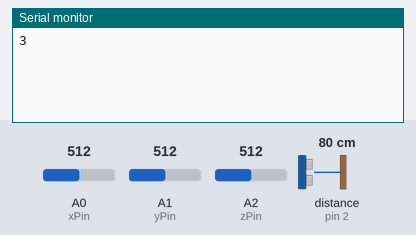
Bench run of a sketch on a simulated Arduino Uno, built with avr-gcc and run on an emulated ATmega328P. Parts: the last lines printed to the serial monitor. The inputs (shaded band) are chosen by the test bench; at power-on: distance to the obstacle (sensor on pin 2) 80 cm, A0 (xPin) = 512, A1 (yPin) = 512, A2 (zPin) = 512.

Above: at 1.2 s.
1.3 s: distance to the obstacle (sensor on pin 2) set to 2 cm
At 2.6 s:
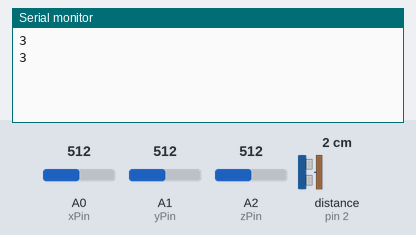
2.8 s: A0 (xPin) set to 230
At 3.6 s:
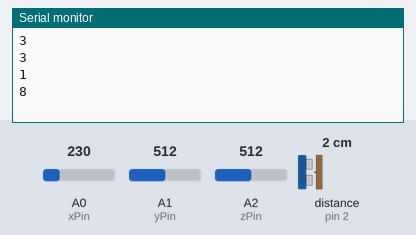
Timing chart, 0 to 5.8 s (numbered marks = the images above; inputs shaded):
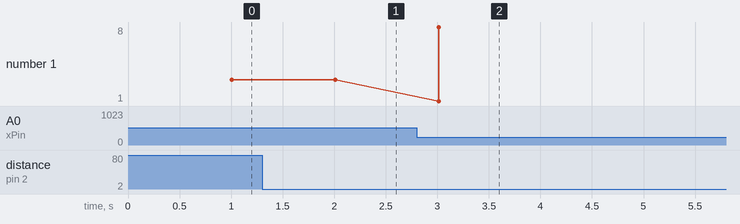

Measured:
- after the input at 2.8 s, the serial monitor: prints a new line after 0.21 s (image 2)
- plotted number 1: 3 → 8 after the input at 2.8 s

The sketch:

US_ACC.ino
```cpp
#include <NewPing.h>

const int signalPin = 2;
const int xPin = A0; // X-axis pin
const int yPin = A1; // Y-axis pin
const int zPin = A2; // Z-axis pin

NewPing sonar(signalPin, signalPin);
int initialXValue = 0; // Initial X-axis value
int initialYValue = 0; // Initial Y-axis value
int initialZValue = 0; // Initial Z-axis value
char receivedChar =0;
void setup() {
  Serial.begin(57600);
  initialXValue = analogRead(xPin); // Store initial X-axis value
  initialYValue = analogRead(yPin); // Store initial Y-axis value
  initialZValue = analogRead(zPin); // Store initial Z-axis value
}

void loop() {
  unsigned int distance = sonar.ping_cm();
  int storedValue = 0; // Initialize the stored value as 0
   int storedValu = 0;
     //Read current accelerometer values
  int currentXValue = analogRead(xPin);
  int currentYValue = analogRead(yPin);
  int currentZValue = analogRead(zPin);
  if  (abs(currentXValue - initialXValue) > 240 || abs(currentYValue - initialYValue) > 240 || abs(currentZValue - initialZValue) > 240  ) {
    storedValue = 8;
    Serial.println(storedValue);
    delay(3000);

    }
  else if (distance < 3) {
    storedValue = 1; // Set storedValue to 1 if distance is less than 2 cm
    delay(1000);
    Serial.println(storedValue);

  } else if (distance >= 3 && distance < 6) {
   storedValue = 2; // Set storedValue to 2 if distance is between 2 and 3 cm
   delay(1000);
   Serial.println(storedValue);
  } else if (distance >= 6) {
    storedValue = 3; // Set storedValue to 3 if distance is greater than or equal to 3 cm
    delay(1000);
    Serial.println(storedValue);
    }


  }
```
